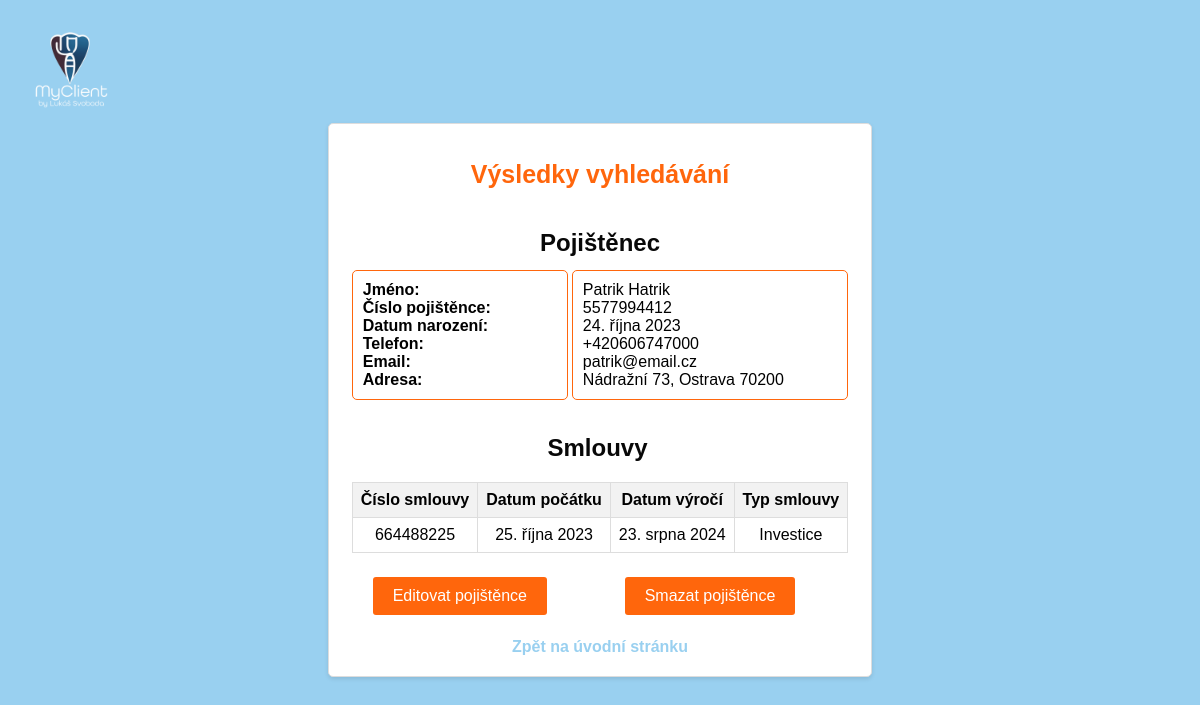
The page /myclient/pojistenec/5577994412/ (signed in) on the database its author committed.
### myclient/models.py (models this page shows, shortened)
class Pojistenci(models.Model):
    jmeno = models.CharField(max_length=100, validators=[validate_name])
    prijmeni = models.CharField(max_length=100, validators=[validate_name])
    cislo_pojistence = models.IntegerField(validators=[validate_cislo_pojistence], unique=True, error_messages={'unique': "Pojištěnec s tímto číslem již existuje."})
    datum_narozeni = models.DateField()
    telefon = models.CharField(max_length=20)
    email = models.EmailField(validators=[validate_email_format])
    bydliste = models.ForeignKey(Bydliste, on_delete=models.CASCADE, default=None, null=True)

class Bydliste(models.Model):
    ulice = models.CharField(max_length=100)
    cislo_popisne = models.CharField(max_length=10, null=True, blank=True)
    mesto = models.CharField(max_length=100)
    psc = models.IntegerField()

class Smlouva(models.Model):
    cislo_smlouvy = models.IntegerField(validators=[validate_cislo_smlouvy], unique=True, error_messages={'unique': "Smlouva s tímto číslem již existuje."})
    datum_pocatek = models.DateField()
    datum_vyroci = models.DateField()
    TYPE_CHOICES = (
        ('majetek', 'Majetek'),
        ('auto', 'Auto'),
        ('zivot', 'Život'),
        ('investice', 'Investice'),
        ('mojefirma', 'Moje Firma'),
        ('podnikatele', 'Podnikatelé'),
        ('prumysl', 'Průmysl'),
        ('drony', 'Drony'),
        ('flotila', 'Flotila'),
    )
    typ_smlouvy = models.CharField(max_length=20, choices=TYPE_CHOICES)
    pojistenec = models.ForeignKey(Pojistenci, on_delete=models.CASCADE, default=None, null=True)

### myclient/views.py (the view)
# urls.py: path('pojistenec/<int:cislo_pojistence>/', views.detail_pojistence, name='detail_pojistence'),
@login_required
def detail_pojistence(request, cislo_pojistence):
    try:
        pojistenec = get_object_or_404(Pojistenci, cislo_pojistence=cislo_pojistence)
    except DatabaseError:
        messages.error(request, 'Došlo k problému s databází. Zkuste to prosím později.')
        return redirect('index')  # Přesměrujte na vhodnou chybovou stránku nebo na úvodní stránku.
    except IntegrityError:
        messages.error(request, 'Došlo k chybě integrity při získávání detailu pojištěnce. Zkuste to prosím znovu.')
        return redirect('index')  # Přesměrujte na vhodnou chybovou stránku nebo na úvodní stránku.
    return render(request, 'vysledky_vyhledavani.html', {'vysledky': [pojistenec]})

### myclient/templates/myclient/vysledky_vyhledavani.html (shortened to what this page needs)
{% load static %}
<!DOCTYPE html>
<html lang="cs">
<head>
    <link rel="stylesheet" href="{% static 'myclient/vyhledavani.css' %}">
</head>
<body>
    <div class="container">
        {% if vysledky.count == 0 %}
            <h2>Nic nenalezeno</h2>
        {% else %}
            <h1>Výsledky vyhledávání</h1>
            {% for vysledek in vysledky %}
                <h2>Pojištěnec</h2>
                <table class="results-table">
                    <tr>
                        <td>
                            <div class="info1">
                                <strong>Jméno:</strong><br>
                                <strong>Číslo pojištěnce:</strong><br>
                                <strong>Datum narození:</strong><br>
                                <strong>Telefon:</strong><br>
                                <strong>Email:</strong><br>
                                <strong>Adresa:</strong><br>
                            </div>
                        </td>
                        <td>
                            <div class="info1">
                                {{ vysledek.jmeno }} {{ vysledek.prijmeni }}<br>
                                {{ vysledek.cislo_pojistence }}<br>
                                {{ vysledek.datum_narozeni }}<br>
                                {{ vysledek.telefon }}<br>
                                {{ vysledek.email }}<br>
                                {{ vysledek.bydliste.ulice }} {{ vysledek.bydliste.cislo_popisne }}, {{ vysledek.bydliste.mesto }} {{ vysledek.bydliste.psc }}<br>
                            </div>
                        </td>
                    </tr>
                    <tr>
                        <td colspan="2">
                            <div class="info">
                                <h2>Smlouvy</h2>
                            </div>
                            <table class="smlouvy">
                                <tr>
                                    <th>Číslo smlouvy</th>
                                    <th>Datum počátku</th>
                                    <th>Datum výročí</th>
                                    <th>Typ smlouvy</th>
                                </tr>
                                {% for smlouva in vysledek.smlouva_set.all %}
                                    <tr>
                                        <td>{{ smlouva.cislo_smlouvy }}</td>
                                        <td>{{ smlouva.datum_pocatek }}</td>
                                        <td>{{ smlouva.datum_vyroci }}</td>
                                        <td>{{ smlouva.get_typ_smlouvy_display }}</td>
                                    </tr>
                                {% endfor %}
                            </table>
                        </td>
                    </tr>
                    <tr>
                        <form method="post" action="{% url 'editovat_pojistence' vysledek.cislo_pojistence %}">
                            <td><button type="submit">Editovat pojištěnce</button></td>
                        </form>
                        <form method="post" action="{% url 'smazat_pojistence' vysledek.cislo_pojistence %}">
                            <td><button type="submit">Smazat pojištěnce</button></td>
                        </form>
                    </tr>
                </table>
            {% endfor %}
        {% endif %}
        <a href="{% url 'index' %}">Zpět na úvodní stránku</a>
    </div>
    <img src="/static/myclient/images/logo_aplikace.png" alt="Logo" class="logo-img">
</body>
</html>

### myclient/static/myclient/vyhledavani.css (style rules this page uses)
body { font-family: Arial, sans-serif; background-color: #99D0f0; margin: 0; padding: 0; display: flex; justify-content: center; align-items: center; min-height: 100vh; }
.container { max-width: 600px; padding: 20px; background-color: #fff; border: 1px solid #ddd; border-radius: 5px; box-shadow: 0 2px 4px rgba(0, 0, 0, 0.1); display: flex; flex-direction: column; align-items: center; text-align: center; }
h1 { font-size: 25px; color: #ff660c; margin-bottom: 20px; }
h2 { font-size: px; color: #080808; margin-bottom: 10px; }
.results-table { width: 100%; display: flex; flex-direction: column; align-items: center; }
.info { background-color: #fff; padding: 10px; width: auto; margin-right: 5px; text-align: center; }
.info1 { background-color: #fff; padding: 10px; border: 1px solid #ff660c; border-radius: 5px; flex: 1; text-align: left; }
.smlouvy { border-collapse: collapse; width: 100%; }
.smlouvy th, .smlouvy td { border: 1px solid #ddd; padding: 8px; text-align: center; }
.smlouvy th { background-color: #f2f2f2; }
button { background-color: #ff660c; color: #fff; border: none; border-radius: 3px; padding: 10px 20px; font-size: 16px; cursor: pointer; transition: background-color 0.3s ease; margin-top: 20px; margin-bottom: 20px; }
a { color: #99D0f0; text-decoration: none; font-weight: bold; }
.logo-img { position: fixed; top: 20px; left: 20px; width: 100px; }

### rows shown on the page
Pojistenci: jmeno "Patrik", prijmeni "Hatrik", cislo_pojistence "5577994412", datum_narozeni "24. října 2023", telefon "+420606747000", email "patrik@email.cz", bydliste.ulice "Nádražní", bydliste.cislo_popisne "73", bydliste.mesto "Ostrava", bydliste.psc "70200"
Smlouva: cislo_smlouvy "664488225", datum_pocatek "25. října 2023", datum_vyroci "23. srpna 2024", typ_smlouvy "Investice"
